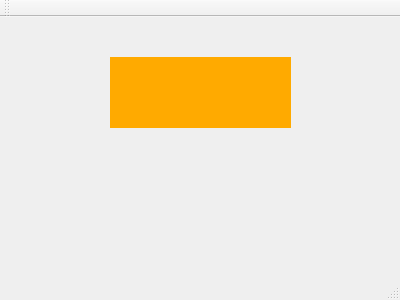
<?xml version="1.0" encoding="UTF-8"?>
<ui version="4.0">
 <class>MainWindow</class>
 <widget class="QMainWindow" name="MainWindow">
  <property name="geometry">
   <rect>
    <x>0</x>
    <y>0</y>
    <width>400</width>
    <height>300</height>
   </rect>
  </property>
  <property name="windowTitle">
   <string>MainWindow</string>
  </property>
  <widget class="QWidget" name="centralWidget">
   <widget class="QLabel" name="label">
    <property name="geometry">
     <rect>
      <x>110</x>
      <y>40</y>
      <width>181</width>
      <height>71</height>
     </rect>
    </property>
    <property name="styleSheet">
     <string notr="true">background-color: rgb(255, 170, 0);</string>
    </property>
    <property name="text">
     <string/>
    </property>
   </widget>
  </widget>
  <widget class="QMenuBar" name="menuBar">
   <property name="geometry">
    <rect>
     <x>0</x>
     <y>0</y>
     <width>400</width>
     <height>23</height>
    </rect>
   </property>
  </widget>
  <widget class="QToolBar" name="mainToolBar">
   <attribute name="toolBarArea">
    <enum>TopToolBarArea</enum>
   </attribute>
   <attribute name="toolBarBreak">
    <bool>false</bool>
   </attribute>
  </widget>
  <widget class="QStatusBar" name="statusBar"/>
 </widget>
 <layoutdefault spacing="6" margin="11"/>
 <resources/>
 <connections/>
</ui>
